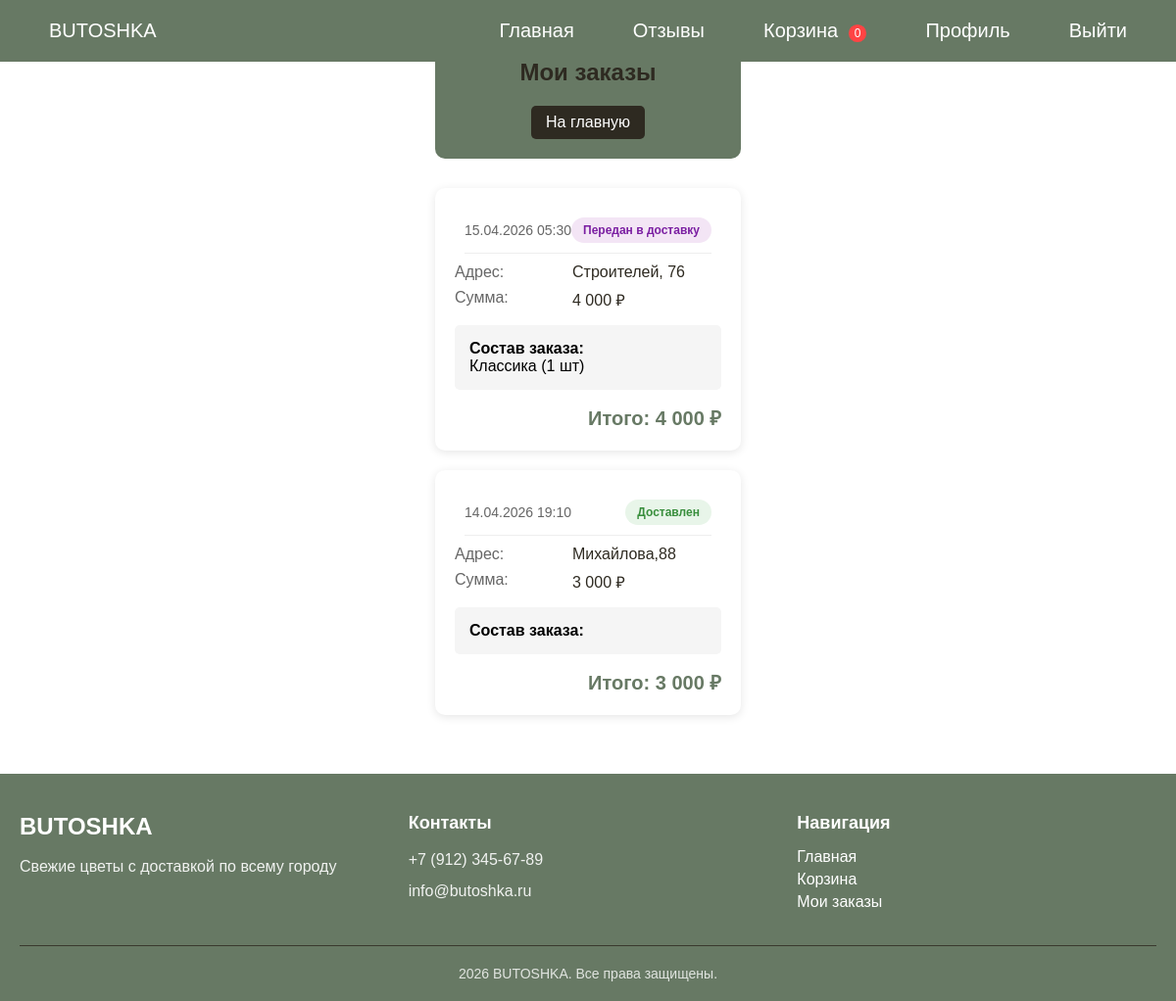
Page /my_orders.php (signed in) on the committed database.
### tables this page shows
CREATE TABLE `orders` (
  `id_order` int NOT NULL,
  `user_id` int NOT NULL,
  `address` text NOT NULL,
  `order_price` decimal(10,2) NOT NULL,
  `delivery_date` date DEFAULT NULL,
  `card_number` varchar(20) DEFAULT NULL,
  `recipient_name` varchar(250) DEFAULT NULL,
  `recipient_phone` varchar(100) DEFAULT NULL,
  `status` enum('new','assembling','shipped','delivered') DEFAULT 'new',
  `created_at` timestamp NULL DEFAULT CURRENT_TIMESTAMP
);

### my_orders.php (the view, shortened to what this page needs)
<?php
require_once('db.php');
$user_id = $_SESSION['user_id'];
$orders = [];
$sql = "SELECT o.*,
               GROUP_CONCAT(CONCAT(p.name, ' (', oi.quantity, ' шт)') SEPARATOR ', ') as products_list
        FROM orders o
        LEFT JOIN order_items oi ON o.id_order = oi.order_id
        LEFT JOIN products p ON oi.product_id = p.id
        WHERE o.user_id = $user_id
        GROUP BY o.id_order
        ORDER BY o.created_at DESC";
$result = $conn->query($sql);
if ($result && $result->num_rows > 0) {
    while ($row = $result->fetch_assoc()) {
        $orders[] = $row;
    }
}
function getStatusLabel($status) {
    $labels = [
        'new' => 'Новый',
        'assembling' => 'В сборке',
        'shipped' => 'Передан в доставку',
        'delivered' => 'Доставлен'
    ];
    return $labels[$status] ?? $status;
}
function getStatusClass($status) {
    $classes = [
        'new' => 'status-new',
        'assembling' => 'status-assembling',
        'shipped' => 'status-shipped',
        'delivered' => 'status-delivered'
    ];
    return $classes[$status] ?? '';
}
?>
<!DOCTYPE html>
<html lang="ru">
<head>
    <link rel="stylesheet" href="css/style.css">
</head>
<body>
    <?php include 'header.php'; ?>
    <div class="orders-container">
        <div class="orders-header">
            <h2>Мои заказы</h2>
            <a href="index.php" class="back-link">На главную</a>
        </div>
        <?php if (empty($orders)): ?>
            <div class="empty-orders">
                <p>У вас пока нет заказов</p>
                <a href="index.php#catalog" class="btn">Перейти к покупкам</a>
            </div>
        <?php else: ?>
            <?php foreach ($orders as $order): ?>
            <div class="order-card">
                <div class="order-header">
                    <span class="order-date"><?= date('d.m.Y H:i', strtotime($order['created_at'])) ?></span>
                    <span class="status-badge <?= getStatusClass($order['status'] ?? 'new') ?>">
                        <?= getStatusLabel($order['status'] ?? 'new') ?>
                    </span>
                </div>
                <div class="order-info">
                    <div class="info-row">
                        <span class="info-label">Адрес:</span>
                        <span class="info-value"><?= htmlspecialchars($order['address']) ?></span>
                    </div>
                    <div class="info-row">
                        <span class="info-label">Сумма:</span>
                        <span class="info-value"><?= number_format($order['order_price'], 0, '', ' ') ?> ₽</span>
                    </div>
                </div>
                <div class="products-list">
                    <strong>Состав заказа:</strong><br>
                    <?= htmlspecialchars($order['products_list']) ?>
                </div>
                <div class="order-total">
                    Итого: <?= number_format($order['order_price'], 0, '', ' ') ?> ₽
                </div>
            </div>
            <?php endforeach; ?>
        <?php endif; ?>
    </div>
    <?php include 'footer.php'; ?>
</body>
</html>

### css/style.css (style rules this page uses)
* { margin: 0; padding: 0; box-sizing: border-box; }
html, body { height: 100%; margin: 0; padding: 0; }
body { display: flex; flex-direction: column; font-family: Arial, Helvetica, sans-serif; min-height: 100vh; }
h2 { color: #2e2a21; text-align: center; }

### my_orders.php (style rules this page uses)
.orders-container { max-width: 900px; margin: 40px auto; padding: 0 20px; }
.orders-header { background: #677964; color: white; padding: 20px; border-radius: 10px; margin-bottom: 30px; display: flex; gap: 20px; align-items: center; flex-direction: column; }
.order-card { background: white; border-radius: 10px; box-shadow: 0 2px 10px rgba(0,0,0,0.1); margin-bottom: 20px; padding: 20px; }
.order-header { display: flex; justify-content: space-between; align-items: center; margin: 10px; padding-bottom: 10px; border-bottom: 1px solid #eee; }
.order-date { color: #666; font-size: 14px; }
.order-info { margin-bottom: 15px; }
.info-row { display: flex; margin-bottom: 8px; }
.info-label { width: 120px; color: #666; }
.info-value { color: #2e2a21; font-weight: 500; }
.products-list { background: #f5f5f5; padding: 15px; border-radius: 5px; margin: 15px 0; }
.order-total { text-align: right; font-size: 20px; font-weight: bold; color: #677964; margin-top: 15px; }
.back-link { color: white; text-decoration: none; padding: 8px 15px; background: #2e2a21; border-radius: 5px; }
.status-badge { padding: 6px 12px; border-radius: 20px; font-size: 12px; font-weight: 600; }
.status-shipped { background: #f3e5f5; color: #7b1fa2; }
.status-delivered { background: #e8f5e9; color: #388e3c; }

### rows in the picture
orders: created_at "15.04.2026 05:30", status "Передан в доставку", address "Строителей, 76", order_price "4 000", products_list "Классика (1 шт)"
orders: created_at "14.04.2026 19:10", status "Доставлен", address "Михайлова,88", order_price "3 000"
